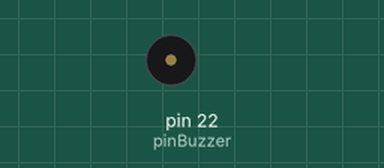
Simulated run of this sketch. Board: Arduino Mega 2560, built with avr-gcc and run on an emulated ATmega2560. Shown: buzzer (waves = sounding).

Above: at 0.5 s.
At 7.8 s:
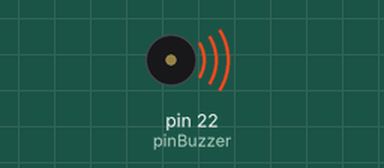
Timing chart, 0 to 8.6 s (numbered marks = the images above):
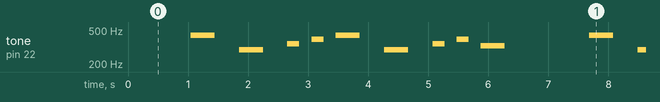

Measured:
- by itself, tone on pin 22 (pinBuzzer): repeats every 6.6 s: silent 0.41 s, 292 Hz 0.40 s, silent 0.40 s, 346 Hz 0.20 s, silent 0.20 s, 388 Hz 0.20 s, silent 0.20 s, 435 Hz 0.40 s, silent 0.41 s, 292 Hz 0.40 s, silent 0.40 s, 346 Hz 0.20 s, silent 0.20 s, 388 Hz 0.20 s, silent 0.20 s, 327 Hz 0.40 s, silent 1.4 s, 435 Hz 0.40 s

The sketch:

Buzzer-GameOfThrones.ino
```cpp
/*
Código que toca um pedaço da música
de abertura de Game of Thrones
*/
#define pinBuzzer 22

void tom(char pino, int frequencia, int duracao);

void setup(){
  pinMode(pinBuzzer,OUTPUT);
}
void loop(){
  /*
  Frequência das notas:
  Dó - 262 Hz
  Ré - 294 Hz
  Mi - 330 Hz
  Fá - 349 Hz
  Sol - 392 Hz
  Lá - 440 Hz
  Si - 494 Hz
  #Dó - 528 Hz
  */
  delay(1000);
  int tempo = 400;
  tom(pinBuzzer,440,tempo); //LA
  delay(tempo);
  tom(pinBuzzer,294,tempo); //RE
  delay(tempo);
  tom(pinBuzzer,349,tempo/2); //FA
  delay(tempo/2);
  tom(pinBuzzer,392,tempo/2); //SOL
  delay(tempo/2);
  tom(pinBuzzer,440,tempo); //LA
  delay(tempo);
  tom(pinBuzzer,294,tempo); //RE
  delay(tempo);
  tom(pinBuzzer,349,tempo/2); //FA
  delay(tempo/2);
  tom(pinBuzzer,392,tempo/2); //SOL
  delay(tempo/2);
  tom(pinBuzzer,330,tempo); //MI
  delay(tempo);
}

void tom(char pino, int frequencia, int duracao){
  float periodo = 1000.0/frequencia; //Periodo em ms
  for (int i = 0; i< duracao/(periodo);i++){ //Executa a rotina de dentro o tanta de vezes que a frequencia desejada cabe dentro da duracao
    digitalWrite(pino,HIGH);
    delayMicroseconds(periodo*500); //Metade do periodo em ms
    digitalWrite(pino, LOW);
    delayMicroseconds(periodo*500);
  }
}
```
